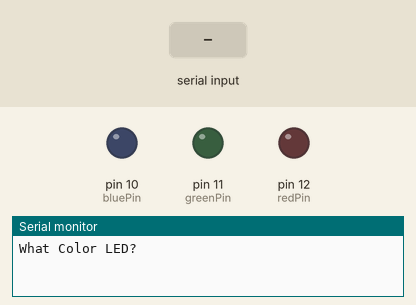
A sketch run on a simulated Arduino Uno, built with avr-gcc and run on an emulated ATmega328P. On the bench: output pins drawn as LEDs (lit = HIGH), the last lines printed to the serial monitor. Inputs (shaded band) come from the test bench.

Above: at 1.2 s.
1.3 s: "red" received over Serial
At 3.3 s:
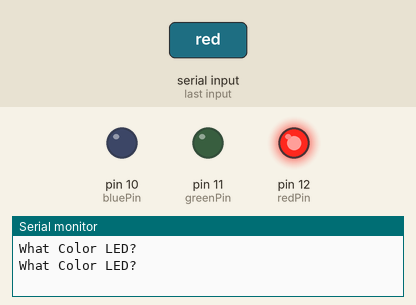
3.8 s: "green" received over Serial
At 5.3 s:
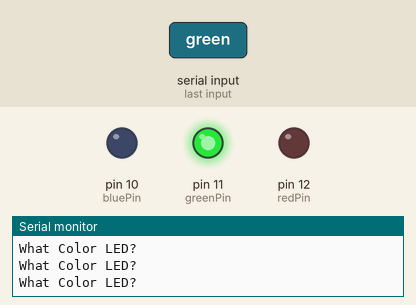
6.3 s: "blue" received over Serial
At 8.3 s:
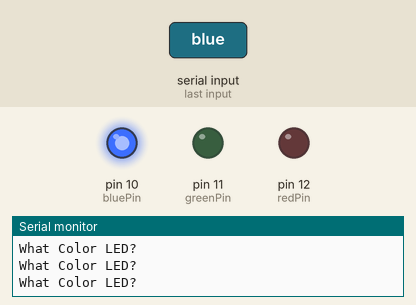
8.8 s: "off" received over Serial
At 10.2 s:
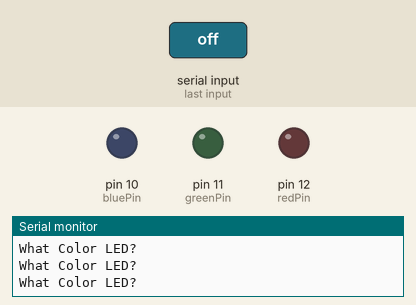
Timing chart, 0 to 11.8 s (numbered marks = the images above; inputs shaded):
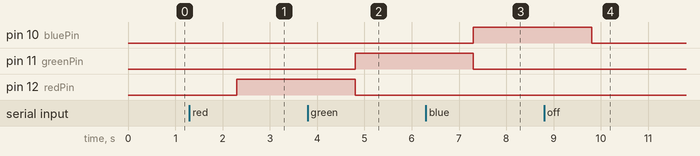

Measured:
- after the input at 1.3 s, pin 12 (redPin): LOW → HIGH after 1.0 s
- after the input at 3.8 s, pin 11 (greenPin): LOW → HIGH after 1.0 s; pin 12 (redPin): HIGH → LOW after 1.0 s
- after the input at 6.3 s, pin 10 (bluePin): LOW → HIGH after 1.0 s; pin 11 (greenPin): HIGH → LOW after 1.0 s
- after the input at 8.8 s, pin 10 (bluePin): HIGH → LOW after 1.0 s

The sketch:

Reading_Strings_From_Monitor.ino
```cpp
int redPin = 12;
int greenPin = 11;
int bluePin = 10;

String myColor;
String msg = "What Color LED? ";

void setup() {
  // put your setup code here, to run once:
Serial.begin(9600);
pinMode (redPin, OUTPUT);
pinMode (greenPin, OUTPUT);
pinMode (bluePin, OUTPUT);
}

void loop() {
  // put your main code here, to run repeatedly:
Serial.println(msg);
while (Serial.available()==0){} //While there is no data on the serial port
myColor = Serial.readString();

if (myColor.equalsIgnoreCase("red")){
  digitalWrite(redPin, HIGH);
  digitalWrite(greenPin, LOW);
  digitalWrite(bluePin, LOW);
  }

if (myColor.equalsIgnoreCase("green")){
  digitalWrite(redPin, LOW);
  digitalWrite(greenPin, HIGH);
  digitalWrite(bluePin, LOW);
  }

if (myColor.equalsIgnoreCase("blue")){
  digitalWrite(redPin, LOW);
  digitalWrite(greenPin, LOW);
  digitalWrite(bluePin, HIGH);
  }
if (myColor.equalsIgnoreCase("off")){
  digitalWrite(redPin, LOW);
  digitalWrite(greenPin, LOW);
  digitalWrite(bluePin, LOW);
  }
}
```
